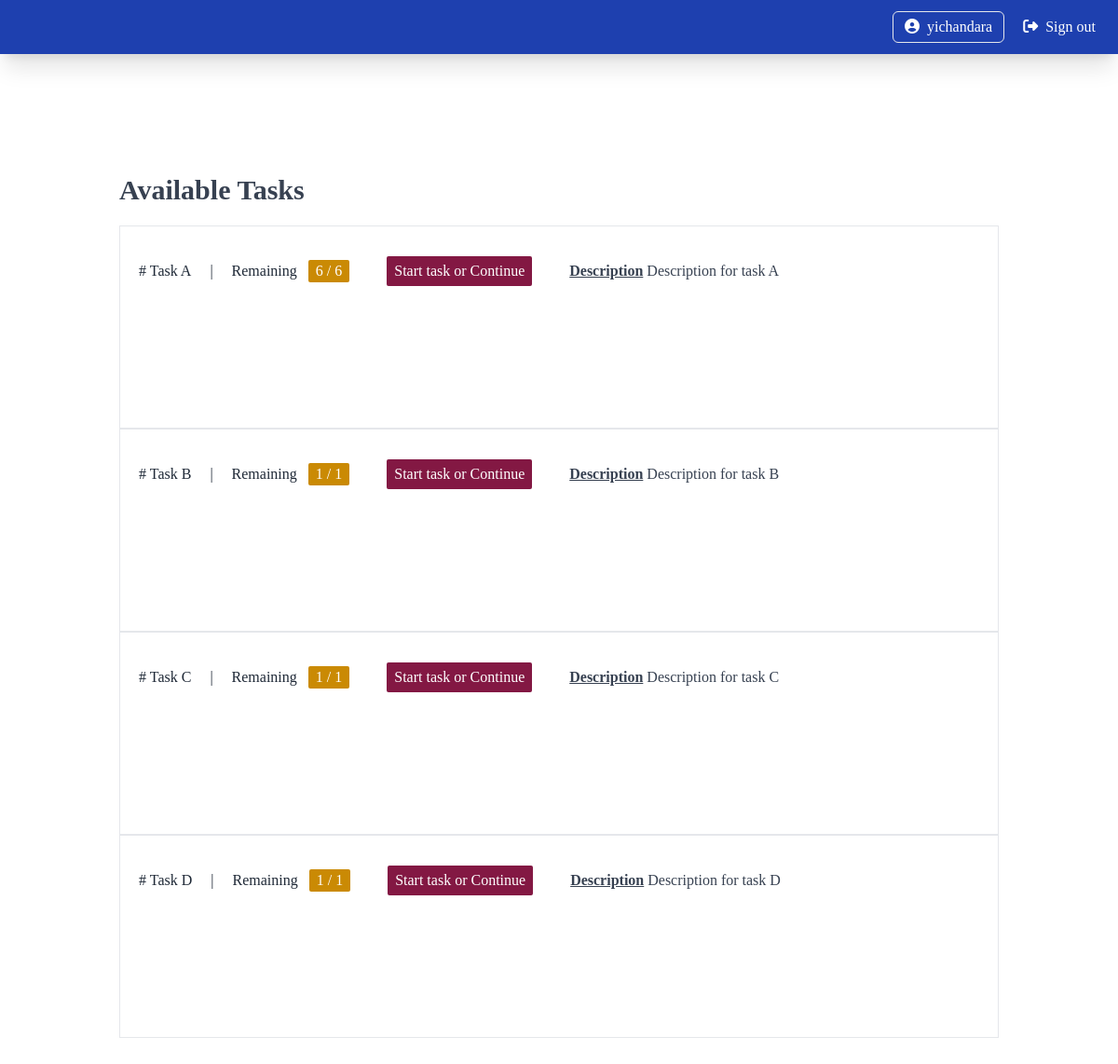
The app's page /task (signed in) with its own data.
### src/models/user.py (models this page shows, shortened)
class User (db.Model, UserMixin):
    id = db.Column(db.Integer(), primary_key=True)
    username = db.Column(db.String(), nullable=False, unique=True)
    email = db.Column(db.String(), nullable=False)
    password_hash = db.Column(db.String(), nullable=False, default="password_disable")
    is_active = db.Column(db.Boolean(), nullable=False, default=True)
    created_at = db.Column(db.String(), nullable=False, default=datetime.now().strftime("%d/%m/%Y_%H:%M:%S"))
    updated_at = db.Column(db.String(), nullable=False, default=datetime.now().strftime("%d/%m/%Y_%H:%M:%S"))
    @property
    def password(self):
        return self.password
    roles = db.relationship('Role', secondary=user_role, backref='users', lazy=True)
    speaker = db.relationship('Speaker', backref="user", lazy=True, uselist=False)
    tasks = db.relationship('Task', backref='created_by', lazy=True)
    export_histories = db.relationship('ExportHistory', backref='user', lazy=True)

### src/models/task.py (models this page shows)
class Task (db.Model):
    id = db.Column(db.Integer(), primary_key=True)
    name = db.Column(db.String(), nullable=False, unique=True)
    description = db.Column(db.String(length=500), nullable=True)
    created_at = db.Column(db.String(), nullable=False, default=datetime.now().strftime("%d/%m/%Y_%H:%M:%S"))
    updated_at = db.Column(db.String(), nullable=False, default=datetime.now().strftime("%d/%m/%Y_%H:%M:%S"))
    from src.models import recording
    recordings = db.relationship('Recording', backref='task', lazy=True)
    created_user_id = db.Column(db.Integer(), db.ForeignKey('user.id'), nullable=False)
    record_config_id = db.Column(db.Integer(), db.ForeignKey('record_config.id'), nullable=True)

### src/routes/routes.py (the view)
@app.route('/task')
@login_required
def task_page():
    if current_user.speaker:
        speaker_id = current_user.speaker.id
        tasks = taskController.get_all_task()
        total_recordings = []
        total_remaining_recordings = []
        for task in tasks:
            remaining_recordings = recordingController.getRemainingRecording(
                speaker_id=speaker_id,
                selected_task=task
            )
            total_remaining_recordings.append(len(remaining_recordings))
            total_recordings.append(len(task.recordings))
        return render_template('task.html', tasks=tasks, total_recordings=total_recordings, total_remaining_recordings=total_remaining_recordings)
    return redirect(url_for('speaker_register_page'))

### src/controllers/audio_controller.py (called while the page is built)
    def getAllAudioByUser(self, speakerId):
        audios = audio.Audio.query.filter_by(speaker_id=speakerId)
        audioList = []
        for audioItem in audios:
            audioList.append(audioItem)
        return audioList

### src/controllers/recording_controller.py (called while the page is built)
    def is_existed(self, data):
        req = recording.Recording.query.filter_by(id=data).first()
        if req:
            return req
        return None

### src/controllers/task_controller.py (called while the page is built)
    def get_all_task(self):
        tasks = task.Task.query.order_by(asc(task.Task.id))
        taskList = []
        for taskItem in tasks:
            taskList.append(taskItem)
        print(tasks)
        return taskList

### src/models/user.py (called while the page is built)
@login_manager.user_loader
def load_user(user_id):
    return User.query.get(int(user_id))

### src/templates/task.html (shortened to what this page needs)
{% extends 'base.html' %}
{% block content %}
<div class="min-h-screen flex flex-col space-y-5 sm:p-32 p-5 text-gray-700">
    <div class="font-bold sm:text-3xl text-base">
        <p>Available Tasks</p>
    </div>
    <div class="w-full sm:text-base text-sm">
        <div class="accordion" id="accordionExample">
            {% for task in tasks %}
            <div class="accordion-item bg-white border border-gray-200">
                <h2 class="accordion-header mb-0" id="headingOne">
                    <button class="
                      accordion-button
                      relative
                      flex
                      items-center
                      w-full
                      py-4
                      px-5
                      sm:text-base text-gray-800 text-left text-xs
                      bg-white
                      border-0
                      rounded-none
                      transition
                      focus:outline-none
                    " type="button">
                        <div class="flex flex-row items-center sm:space-x-5 space-x-3 w-full">
                            <div>
                                # {{task.name}}
                            </div>
                            <div>
                                |
                            </div>
                            {% if total_remaining_recordings[task.id-1] > 0 %}
                            <div class="flex flex-row space-x-3 items-center text-w">
                                <div>
                                    Remaining
                                </div>
                                <div class="px-2 bg-yellow-600 rounded-sm text-white">
                                    {{total_remaining_recordings[task.id-1]}} / {{total_recordings[task.id-1]}}
                                </div>
                            </div>
                            {% else %}
                            <div class="px-2 bg-green-600 rounded-sm text-white">
                                Completed
                            </div>
                            {% endif %}
                            <div class="self-end py-4 px-5">
                                <a href="/task-detail/{{task.id}}">
                                    <div class=" bg-pink-900 py-1 px-2 text-white rounded-sm min-w-max">
                                        Start task or Continue
                                    </div>
                                </a>
                            </div>
                            <div class="text-gray-700">
                                <span class="font-bold underline">Description</span> {{task.description}}
                            </div>
                        </div>
                    </button>
                </h2>
            </div>
            {% endfor %}
        </div>
    </div>
</div>
{% endblock %}

### src/templates/includes/navbar.html (shortened to what this page needs)
<div class=" hidden sm:block">
  <div class="sticky">
    <div class="w-screen p-3 px-6 bg-blue-800 text-white shadow-xl">
      <div class="sm:flex flex-row items-center justify-between hidden">
        {% if current_user.is_authenticated %}
          <div class="flex flex-row space-x-5 items-center">
            <div class="flex flex-row space-x-2 items-center border rounded-md px-3 py-1 hover:bg-white hover:text-gray-700">
              <div>
                <i class="fa-solid fa-circle-user"></i>
              </div>
              <div>
                <a href="">{{current_user.username}}</a>
              </div>
            </div>
            <div class="flex-row space-x-2 items-center flex">
              <div>
                <i class="fa-solid fa-right-from-bracket"></i>
              </div>
              <div>
                <a href="{{url_for('signout_page')}}">Sign out</a>
              </div>
            </div>
          </div>
        {% endif %}
      </div>
  </div>
  </div>
</div>

### records on screen
User: username "yichandara"
Task: name "Task A", total_remaining_recordings "6", total_recordings "6", description "Description for task A"
Task: name "Task B", total_remaining_recordings "1", total_recordings "1", description "Description for task B"
Task: name "Task C", created_user "1", description "Description for task C"
Task: name "Task D", created_user "1", description "Description for task D"
